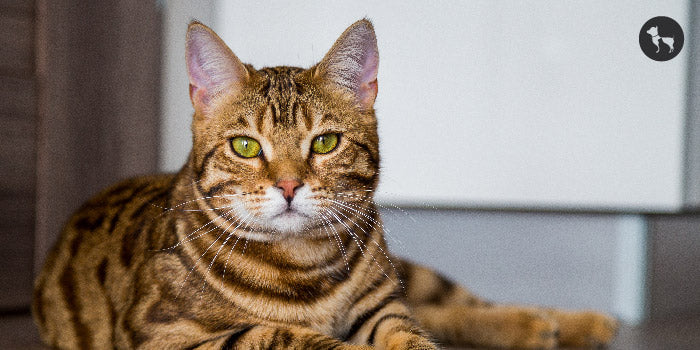
#> input picture Photos/cat.jpg, 700 x 350 px
$ python contours.py
#> lines starting #> are read from the running program, lines starting #| are printed output that depends on the picture; after the words box and inside, x2 and y2 are one past the last pixel; in counts of white or black regions, pixels touching at a corner belong together
import cv2 as cv
import numpy as np

img = cv.imread('Photos/cat.jpg')
#> img is the input picture: shape (350, 700, 3); mean B, G, R 121.1, 131.4, 144.2
cv.imshow('Cat', img)

blank = np.zeros(img.shape, dtype = 'uint8')
cv.imshow('Blank', blank)

gray = cv.cvtColor(img, cv.COLOR_BGR2GRAY)
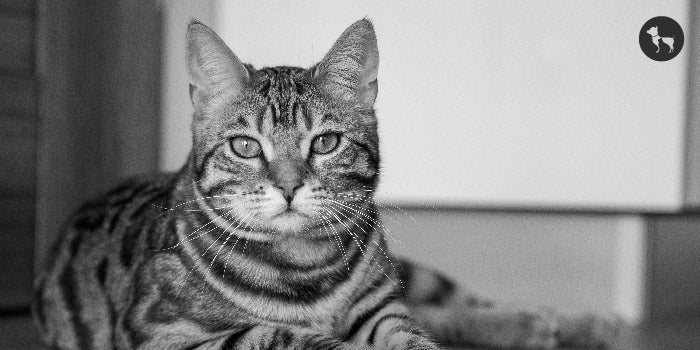
#> gray: shape (350, 700); min 0, max 254, mean 134.1
cv.imshow('Gray', gray)

blur = cv.GaussianBlur(gray, (5,5), cv.BORDER_DEFAULT)
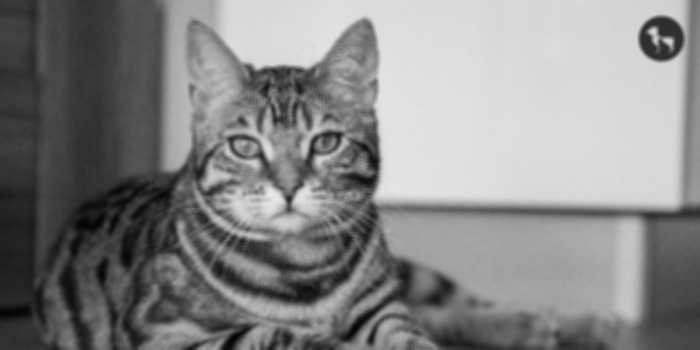
#> blur: shape (350, 700); min 3, max 235, mean 134.1
cv.imshow('Blur', blur)

canny = cv.Canny(blur, 125, 175)
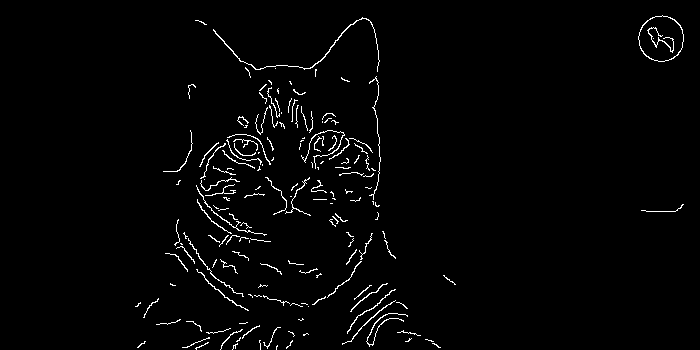
#> canny: shape (350, 700); 2% white in thin lines or dots, all inside (x1, y1, x2, y2) = (135, 15, 684, 350)
cv.imshow('Canny', canny)

# ret, thresh = cv.threshold(gray, 125, 255, cv.THRESH_BINARY)
# cv.imshow('Thresh', thresh)

contours, hierarchies = cv.findContours(canny, cv.RETR_LIST, cv.CHAIN_APPROX_SIMPLE)
#> contours = 170 contours, 155 with area under 20; largest, box (x1, y1, x2, y2) and area: (638, 15, 684, 62) 1612, (638, 15, 684, 62) 1576, (213, 17, 380, 72) 80, (196, 269, 249, 311) 32, (342, 300, 396, 345) 31
print(f'{len(contours)} contour(s) found')
#| 170 contour(s) found


cv.drawContours(blank, contours, -1, (0,0,255), 2)
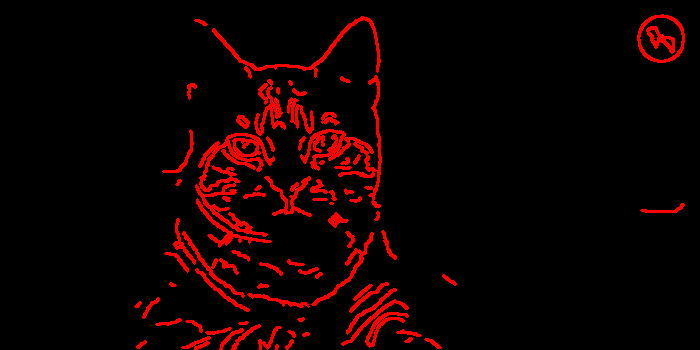
#> blank: shape (350, 700, 3); mean of channels 0, 1, 2 0, 0, 16; drawn as B, G, R
cv.imshow('Contours', blank)

cv.waitKey(0)

$ run again, with Photos/Girl.jpg copied over Photos/cat.jpg
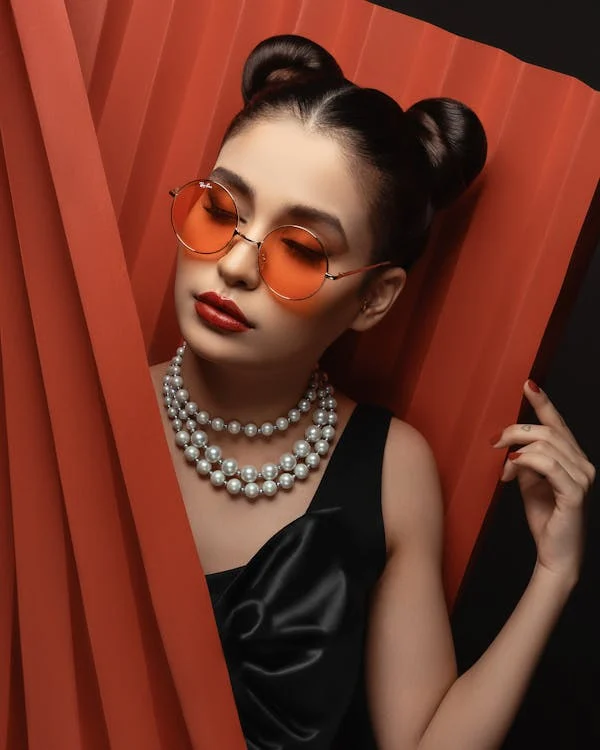
#> input picture Photos/Girl.jpg, 600 x 750 px
#> img is the input picture: shape (750, 600, 3); mean B, G, R 40, 54.3, 113.4
#> `canny = cv.Canny(blur, 125, 175)`:
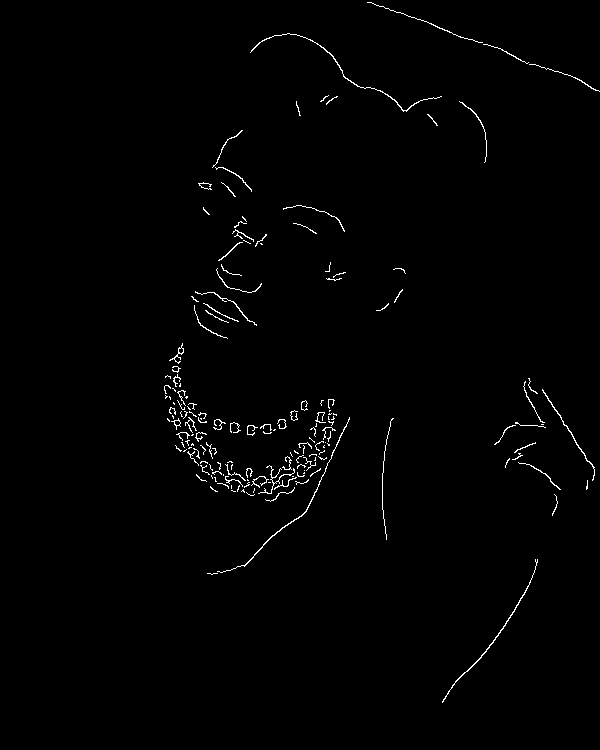
#> canny: shape (750, 600); 1% white in thin lines or dots, all inside (x1, y1, x2, y2) = (164, 2, 600, 703)
#> contours = 170 contours, 158 with area under 20; largest, box (x1, y1, x2, y2) and area: (442, 559, 538, 703) 82, (217, 417, 350, 573) 80, (250, 33, 442, 112) 74, (542, 389, 595, 481) 51, (169, 343, 184, 364) 38
#| 170 contour(s) found
#> `cv.drawContours(blank, contours, -1, (0,0,255), 2)`:
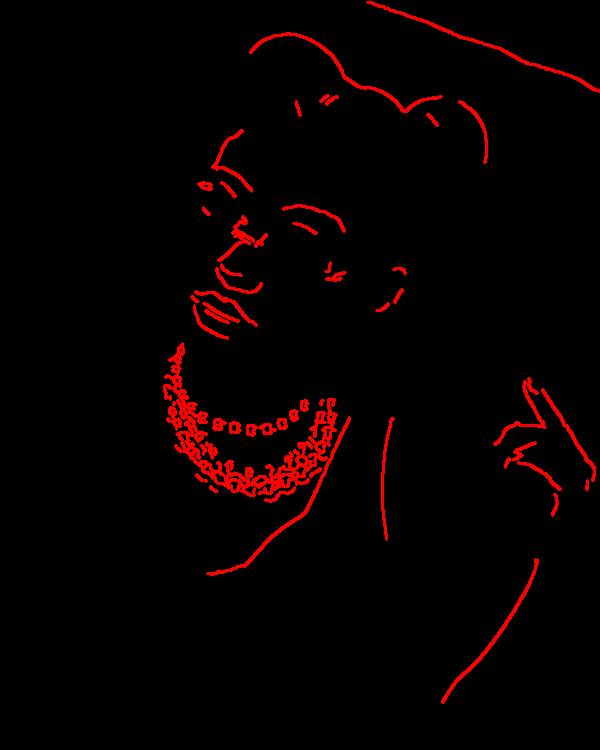
#> blank: shape (750, 600, 3); mean of channels 0, 1, 2 0, 0, 8.3; drawn as B, G, R

$ run again, with Photos/Girl_face.jpg copied over Photos/cat.jpg
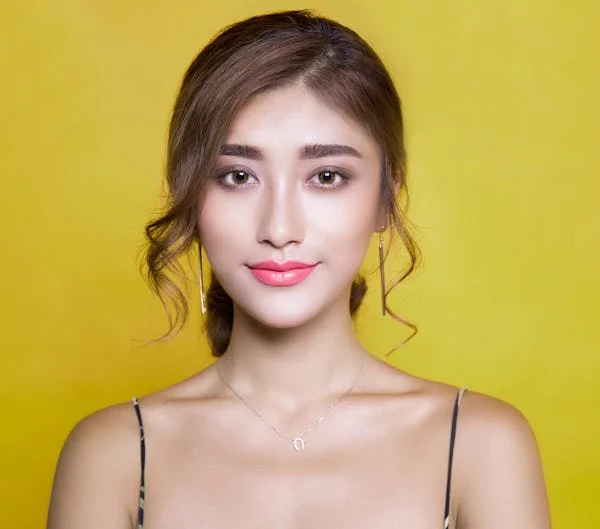
#> input picture Photos/Girl_face.jpg, 600 x 529 px
#> img is the input picture: shape (529, 600, 3); mean B, G, R 91.8, 169, 195.3
#> `canny = cv.Canny(blur, 125, 175)`:
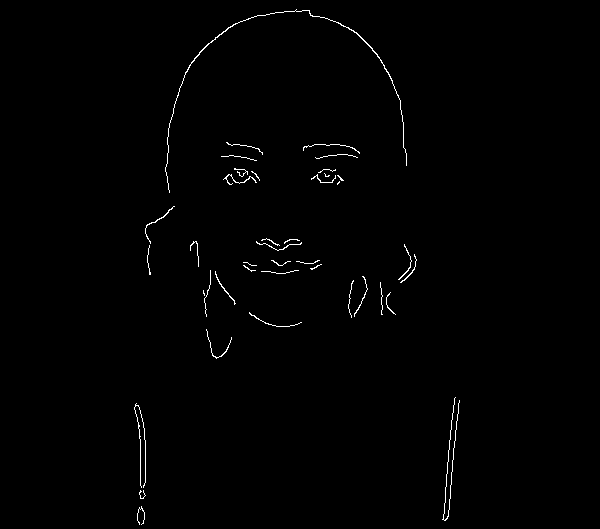
#> canny: shape (529, 600); 0.72% white in thin lines or dots, all inside (x1, y1, x2, y2) = (134, 9, 460, 525)
#> contours = 40 contours, 37 with area under 20; largest, box (x1, y1, x2, y2) and area: (165, 9, 407, 193) 89, (145, 206, 175, 244) 20, (223, 174, 257, 185) 20
#| 40 contour(s) found
#> `cv.drawContours(blank, contours, -1, (0,0,255), 2)`:
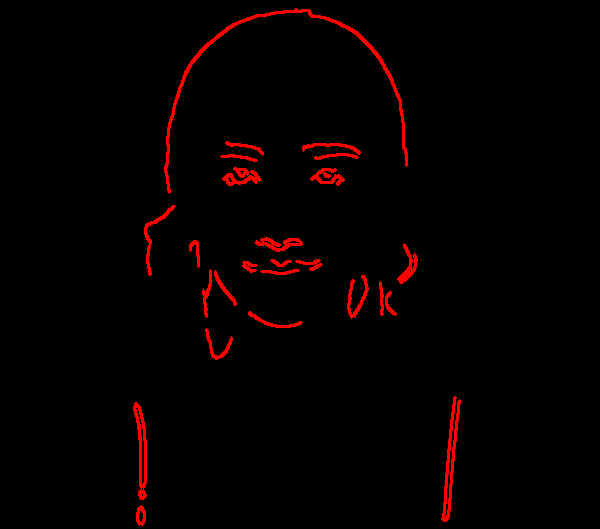
#> blank: shape (529, 600, 3); mean of channels 0, 1, 2 0, 0, 6; drawn as B, G, R

$ run again, with Photos/PotHole_1.jpg copied over Photos/cat.jpg
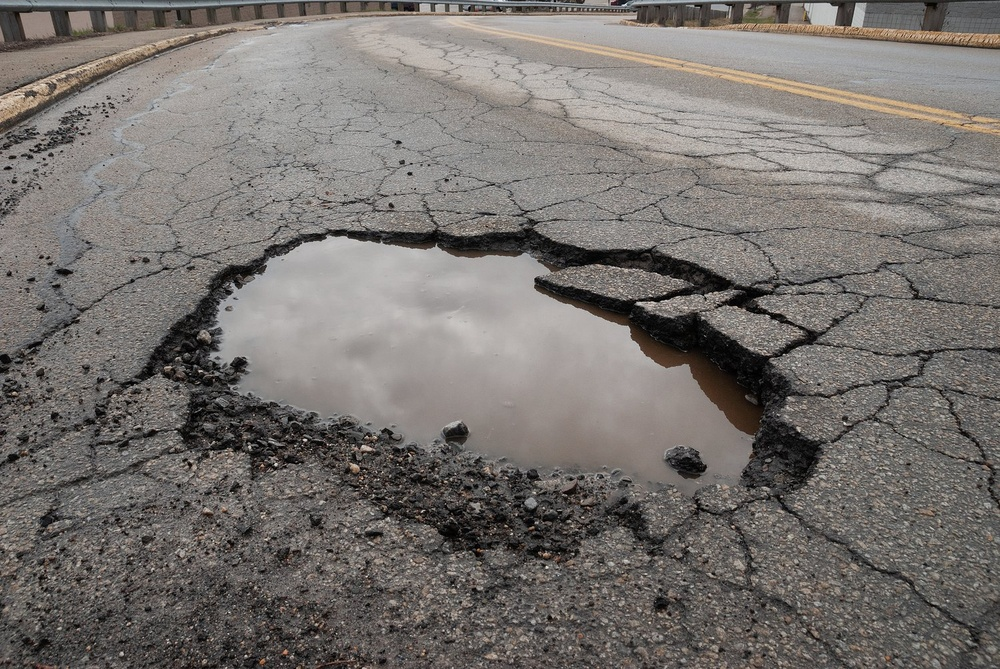
#> input picture Photos/PotHole_1.jpg, 1000 x 669 px, shrunk from 1500 x 1004 before the run
#> img is the input picture: shape (669, 1000, 3); mean B, G, R 110.2, 113.9, 118.6
#> `canny = cv.Canny(blur, 125, 175)`:
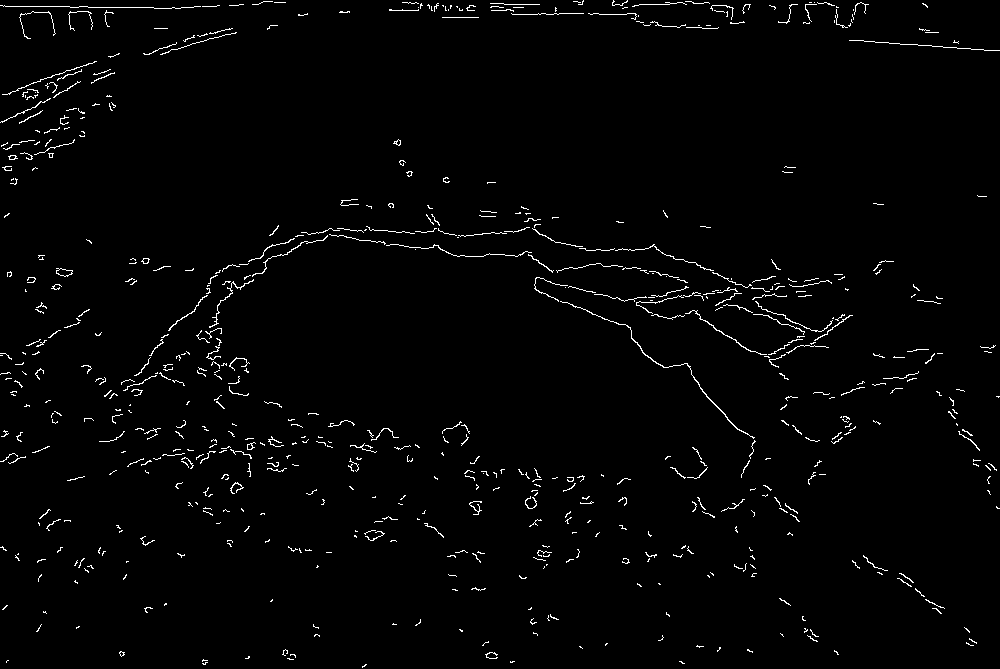
#> canny: shape (669, 1000); 1.8% white in thin lines or dots
#> contours = 660 contours, 645 with area under 20; largest, box (x1, y1, x2, y2) and area: (560, 301, 755, 439) 92, (56, 268, 73, 277) 82, (56, 268, 73, 277) 77, (685, 310, 767, 355) 34, (209, 279, 254, 328) 32
#| 660 contour(s) found
#> `cv.drawContours(blank, contours, -1, (0,0,255), 2)`:
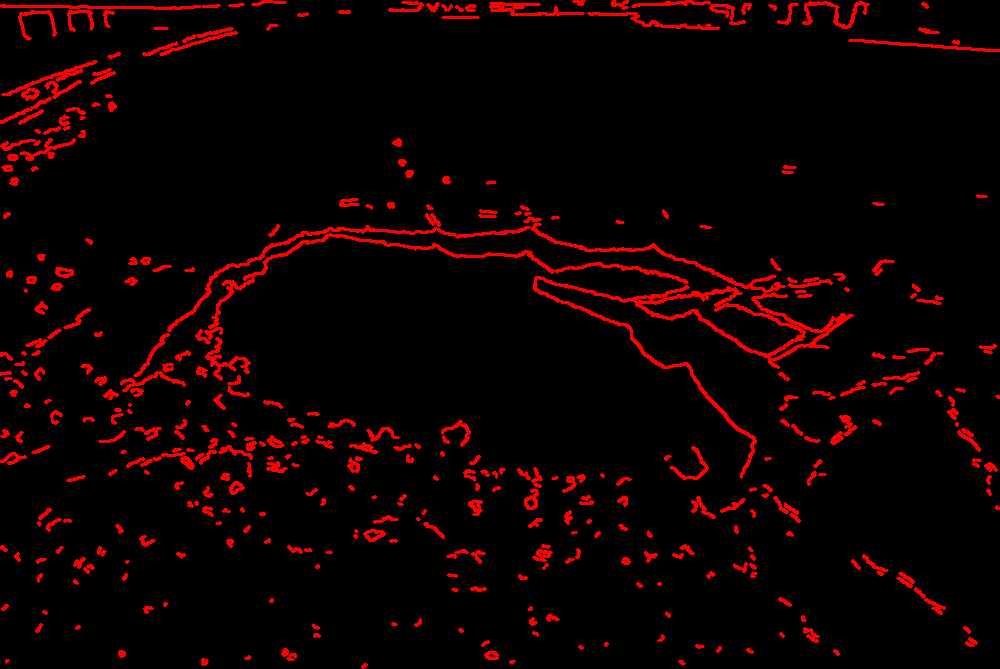
#> blank: shape (669, 1000, 3); mean of channels 0, 1, 2 0, 0, 14.6; drawn as B, G, R
